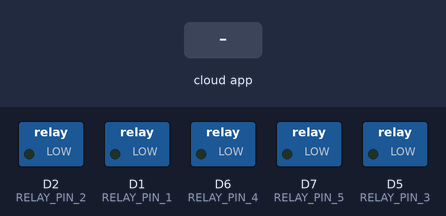
This sketch was run on a simulated ESP8266 (NodeMCU). On the bench: switched loads named in the sketch (green lamp = pin HIGH). The inputs (shaded band) are chosen by the test bench. WiFi joins after 1.5 s; servers stay silent unless stated; what the sketch prints to the serial monitor is not drawn.

Above: at 2.7 s.
2.8 s: the phone or cloud app sets LED.1 to 1
At 3.8 s:
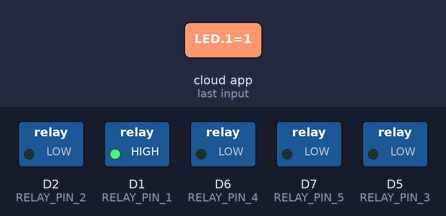
4.3 s: the phone or cloud app sets LED.2 to 1
At 4.9 s:
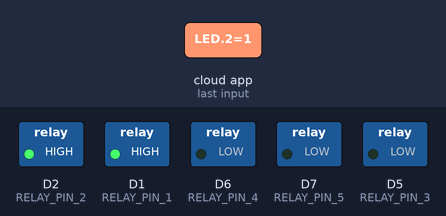
5.8 s: the phone or cloud app sets LED.1 to 0
At 6.1 s:
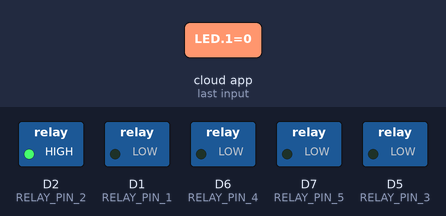
7.3 s: the phone or cloud app sets LED.3 to 1
At 8.4 s:
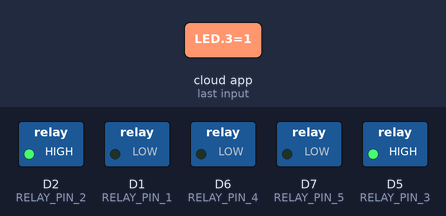
8.8 s: the phone or cloud app sets LED.4 to 1
At 9.6 s:
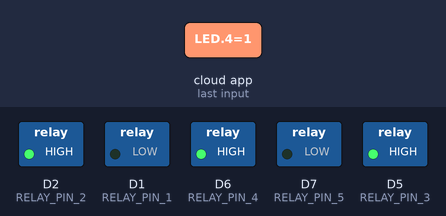
10.3 s: the phone or cloud app sets LED.5 to 1
At 10.7 s:
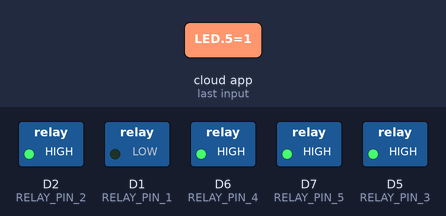
Timing chart, 0 to 12.8 s (numbered marks = the images above; inputs shaded):
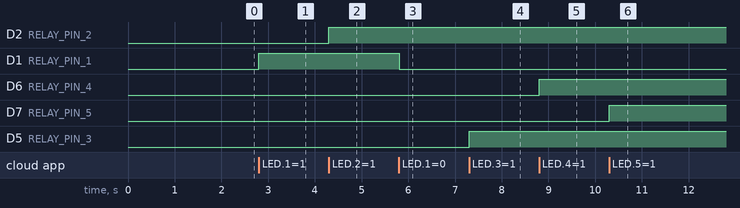

Measured:
- after the input at 2.8 s, D1 (RELAY_PIN_1): LOW → HIGH at once
- after the input at 4.3 s, D2 (RELAY_PIN_2): LOW → HIGH at once
- after the input at 5.8 s, D1 (RELAY_PIN_1): HIGH → LOW at once
- after the input at 7.3 s, D5 (RELAY_PIN_3): LOW → HIGH at once
- after the input at 8.8 s, D6 (RELAY_PIN_4): LOW → HIGH at once
- after the input at 10.3 s, D7 (RELAY_PIN_5): LOW → HIGH at once

The sketch:

esp8266_alexa.ino
```cpp
#include <ESP8266WiFi.h>
#define RELAY_PIN_1 D1
#define RELAY_PIN_2 D2
#define RELAY_PIN_3 D5
#define RELAY_PIN_4 D6
#define RELAY_PIN_5 D7

#include "fauxmoESP.h"

#define SERIAL_BAUDRATE 115200

#define WIFI_SSID "NOME DO WIFI"
#define WIFI_PASS "SENHA DO WIFI"

#define LAMP_1 "LED 1"
#define LAMP_2 "LED 2"
#define LAMP_3 "LED 3"
#define LAMP_4 "LED 4"
#define LAMP_5 "LED 5"

fauxmoESP fauxmo;

void wifiSetup() {
  WiFi.mode(WIFI_STA);
  Serial.printf("[WIFI] Conectado ao %s ", WIFI_SSID);
  WiFi.begin(WIFI_SSID, WIFI_PASS);

  while (WiFi.status() != WL_CONNECTED) {
    Serial.print(".");
    delay(100);
  }
  Serial.println();
  Serial.printf("[WIFI] STATION Mode, SSID: %s, IP address: %s\n", WiFi.SSID().c_str(), WiFi.localIP().toString().c_str());
}

void setup() {
  Serial.begin(SERIAL_BAUDRATE);
  Serial.println();

  wifiSetup();

  pinMode(RELAY_PIN_1, OUTPUT);
  digitalWrite(RELAY_PIN_1, LOW);
  pinMode(RELAY_PIN_2, OUTPUT);
  digitalWrite(RELAY_PIN_2, LOW);
  pinMode(RELAY_PIN_3, OUTPUT);
  digitalWrite(RELAY_PIN_3, LOW);
  pinMode(RELAY_PIN_4, OUTPUT);
  digitalWrite(RELAY_PIN_4, LOW);
  pinMode(RELAY_PIN_5, OUTPUT);
  digitalWrite(RELAY_PIN_5, LOW);

  fauxmo.createServer(true);
  fauxmo.setPort(80);
  fauxmo.enable(true);

  fauxmo.addDevice(LAMP_1);
  fauxmo.addDevice(LAMP_2);
  fauxmo.addDevice(LAMP_3);
  fauxmo.addDevice(LAMP_4);
  fauxmo.addDevice(LAMP_5);

  fauxmo.onSetState([](unsigned char device_id, const char * device_name, bool state, unsigned char value) {
    Serial.printf("[MAIN] Device #%d (%s) state: %s value: %d\n", device_id, device_name, state ? "ON" : "OFF", value);

    if (strcmp(device_name, LAMP_1) == 0) {
      digitalWrite(RELAY_PIN_1, state ? HIGH : LOW);
    }
    if (strcmp(device_name, LAMP_2) == 0) {
      digitalWrite(RELAY_PIN_2, state ? HIGH : LOW);
    }
    if (strcmp(device_name, LAMP_3) == 0) {
      digitalWrite(RELAY_PIN_3, state ? HIGH : LOW);
    }
    if (strcmp(device_name, LAMP_4) == 0) {
      digitalWrite(RELAY_PIN_4, state ? HIGH : LOW);
    }
    if (strcmp(device_name, LAMP_5) == 0) {
      digitalWrite(RELAY_PIN_5, state ? HIGH : LOW);
    }
  });
}

void loop() {
  fauxmo.handle();

  static unsigned long last = millis();
  if (millis() - last > 5000) {
    last = millis();
    Serial.printf("[MAIN] Free heap: %d bytes\n", ESP.getFreeHeap());
  }
}
```
